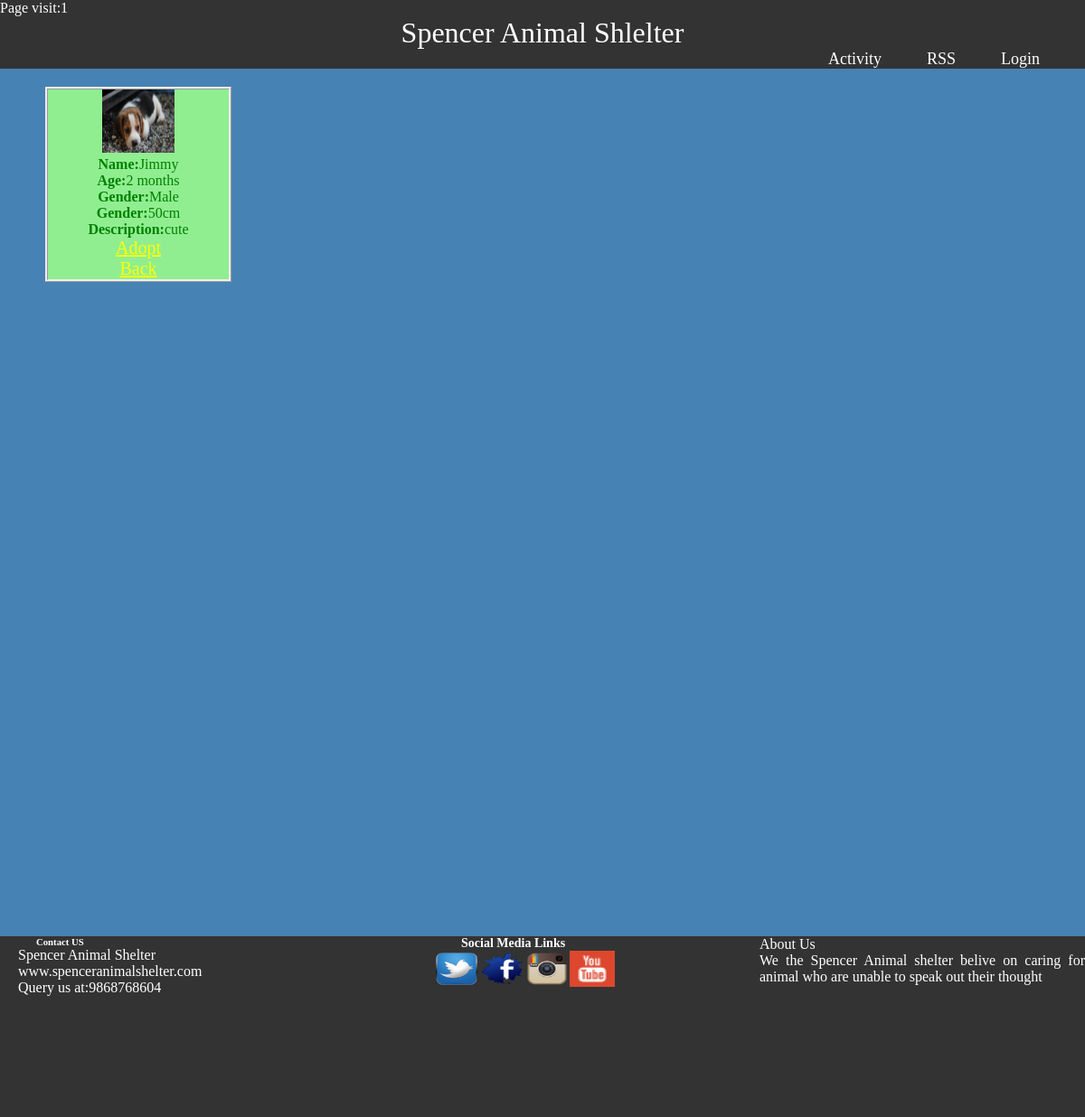
The page /viewed.php?id=58 (signed in) on the database its author committed.
### tables this page shows
CREATE TABLE `tbl_animals` (
  `id` int(11) NOT NULL,
  `animaltype` varchar(20) NOT NULL,
  `name` varchar(15) NOT NULL,
  `age` varchar(50) NOT NULL,
  `gender` varchar(10) NOT NULL,
  `height` varchar(10) NOT NULL,
  `description` varchar(200) NOT NULL,
  `image` varchar(222) NOT NULL
);

### viewed.php (the view, shortened to what this page needs)
<?php
$aid = $_GET['id'];
?>
<!DOCTYPE html>
<html>
<head>
	<link rel="stylesheet" type="text/css" href="style.css">
</head>
<body>
 	<div id="nav">
     <div id="visit">
 		<?php
 		include 'db.php';
 		$qry_count="insert into tbl_counter value(1,1)";
 		if($conn->query($qry_count)==false){
 			$qry_count="select visit from tbl_counter where id='1'";
 			$data= $conn->query($qry_count);
 			 $result = $data ->fetch_assoc();
 			   $visit= $result['visit'];
 		      $_SESSION['views']= $visit+1;
 		       $net=$_SESSION['views'];
 	  $qry_add="update tbl_counter set visit='$net' where id='1'";
 	    if($conn->query($qry_add)==true){
 	    	echo "page vist" .$net
 	    	;
 	    }
 	}
 	    else{
 	    	echo "Page visit:1";
 		}
 		?>
       </div>
	<p>Spencer Animal Shlelter</p>
	<ul>
		<li><a href="login.php">Login</a></li>
		<li><a href="rss/index.php">RSS</a></li>
		<li><a href="store.php">Activity</a></li>
	</ul>
  </div>
<div id="mainbody">
  <?php
   include 'db.php';
      $qry_sel = "select * from tbl_animals where id='$aid'";
 $data = $conn->query($qry_sel);
 while ($result= $data->fetch_assoc()) {
 	echo "<div id='list'>
 	<img src='animalimage/".$result['image']."' height='70' width='80' style='margin:0 40px;'>
 	<p><b>
 	Name:</b>" .$result['name']."</p>
 	<p><b>
 	Age:</b>" .$result['age']."</p>
 	<p><b>
 	Gender:</b>".$result['gender']."</p>
 	<p><b>
 	Gender:</b>".$result['height']."</p>
   <p><b>
   Description:</b>".$result['description']."</p>
    <a href='querycart.php?uid=".$result['id']."
   '>Adopt</a><br>
   <a href='visit.php'>Back</a>
 	</div>";
 }
  ?>
	</div>
	<footer>
		<div id ='fot'>
		 <div id='con'>
		 	<h6>Contact US</h6>
		 	<p>Spencer Animal Shelter<P>
		    <p>www.spenceranimalshelter.com</p>
		    <p>Query us at:9868768604</p>
		 </div>
		 <div id='us'>
		 	<P>About Us<p>
		 	 We the Spencer Animal shelter belive on caring for animal who are unable to speak out their thought</p>
		 </div>
		<div id = "icon">
		<h6>Social Media Links</h6>
		<li><a href="www.twitter.com"><img src="icon/twt.png"></a></li>
		<li><a href="www.facebook.com"><img src="icon/facebook.png"></a></li>
		<li><a href="www.instagram.com"><img src="icon/insta.png"></a></li>
		<li><a href="www.youtube.com"><img src="icon/youtube.png"></a></li>
  	      </div>
  	    </div>
   <footer>
</body>
</html>

### style.css (style rules this page uses)
* { margin: 0; padding: 0; }
body { width:auto; height: auto; }
#visit { color:white; }
#list { width:200px; height: 210px; color: green; border-style: ridge; background-color: lightgreen; margin:0 50px; margin-top: 20px; float: left; text-align: justify; }
#list { text-align:center; }
#mainbody { width:100%; height:960px; background-color: steelblue; }
#nav { width:100%; background-color: #333333; overflow:hidden; }
#nav p { color:white; padding-left: -10px; font-size: xx-large; text-align: center; }
#nav ul { list-style-type: none; overflow: hidden; margin:0; padding: 0; }
#nav li { float:right; }
#nav li a { display:inline; color:white; text-decoration: none; padding-right: 50px; font-size: large; text-align: center; }
a { color: yellow; font-size: 20px; }
footer { width:100%; height:200px; background-color: #333333; text-align: justify; color:white; }
#icon { width: 30%; float: right; padding-left: 80px; }
#icon li { list-style-type: none; overflow: hidden; float: left; }
#icon h6 { font-size: 14px; margin-left: 30px; font-family: italic; }
#icon li a img { width:50px; height:40px; list-style-type: none; text-decoration: none; }
#con { width: 30%; float: left; }
#con h6 { margin-left: 40px }
#con p { margin-left: 20px }
#us { width: 30%; float: right; }

### rows shown on the page
tbl_animals: image (picture), name "Jimmy", age "2 months", gender "Male", height "50cm", description "cute"
